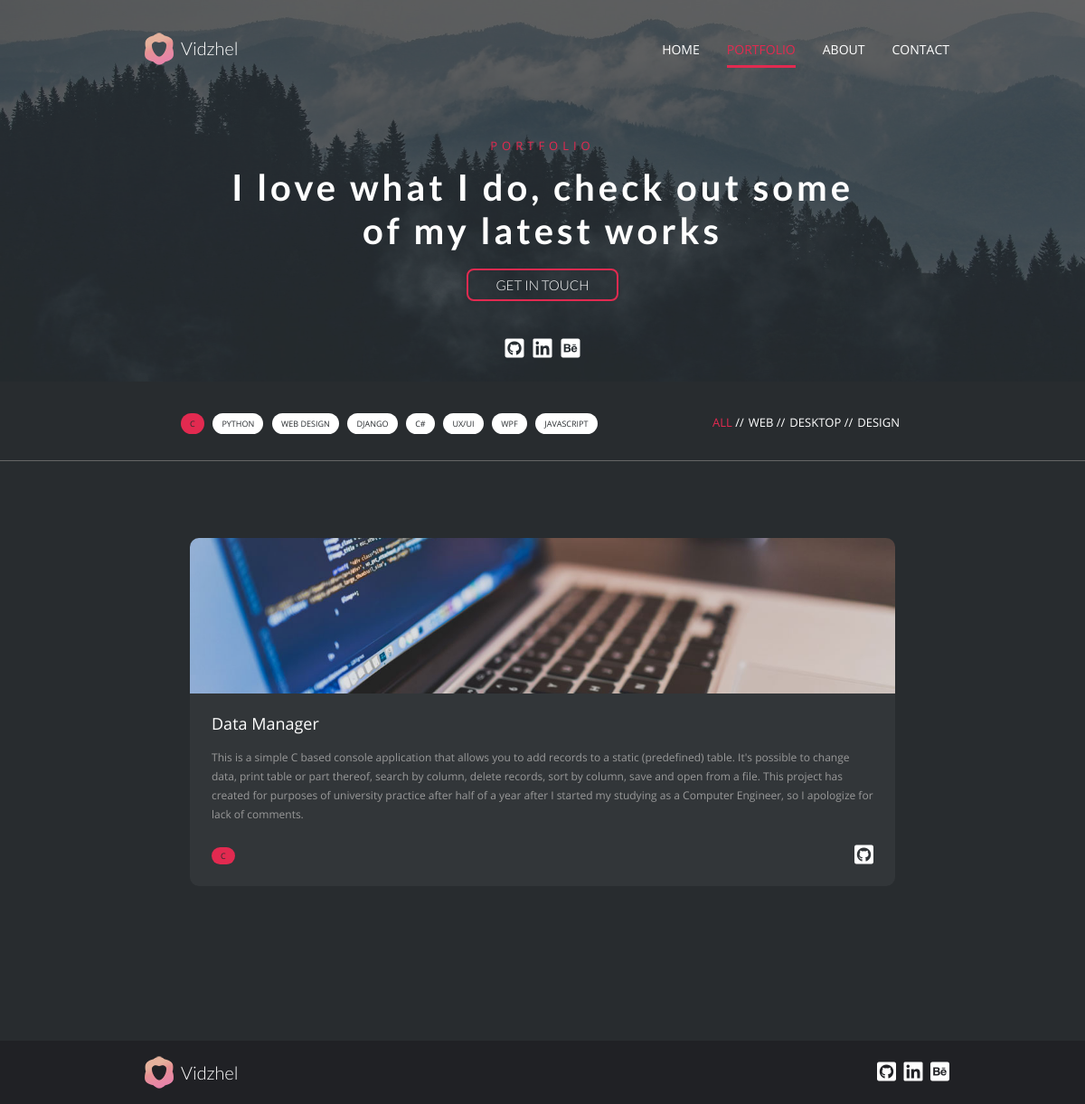
The page /portfolio/filtered?tags=C on the database its author committed.
### projects/models.py (models this page shows, shortened)
class Tag(models.Model):
    name = models.CharField(max_length=20)

class Category(models.Model):
    name = models.CharField(max_length=30)

class ProjectItem(models.Model):
    alias = models.CharField(max_length=40, primary_key=True)
    title = models.CharField(max_length=40)
    description = models.TextField()
    img = models.ImageField(
        upload_to=f"project_item/images", help_text="Select image for this project")
    upload_date = models.DateTimeField(auto_now=False, auto_now_add=True)
    in_progress = models.BooleanField(default=False,
                                      help_text="Determines if this project currently in progress")
    code_source = models.CharField(
        max_length=100, help_text="Link on this project's code source")
    categories = models.ManyToManyField(
        Category, help_text="Choose categories for this project")
    tags = models.ManyToManyField(
        Tag, help_text="Choose tags for this project")
    about = models.TextField()
    about_img = models.ImageField(
        upload_to=f"project_item/images", help_text="Select image for this section", null=True, blank=True)
    project_difficulties = models.TextField(null=True, blank=True)
    project_difficulties_img = models.ImageField(
        upload_to=f"project_item/images", help_text="Select image for this section", null=True, blank=True)
    solutions = models.TextField(null=True, blank=True)
    solutions_img = models.ImageField(
        upload_to=f"project_item/images", help_text="Select image for this section", null=True, blank=True)
    features = models.TextField(null=True, blank=True, help_text="Each item of the list splits on two parts:\n {title%content%endtitle}{items%item1;item2;item3;%enditems}")
    technologies = models.TextField(null=True, blank=True, help_text="Each item of the list splits on two parts:\n {title%content%endtitle}{items%item1;item2;item3;%enditems}")
    list_regex = re.compile(
        r"(?:{title%\s*(?P<title>.*)\s*%endtitle})\s*(?:{items%\s*(?P<items>.*;)*\s*%enditems})?\s*", re.IGNORECASE)
    class Meta:
        ordering = ["-upload_date"]

### projects/views.py (the view, shortened to what this page needs)
# urls.py: path("portfolio/", include("projects.urls")),
def projects(request, filtered=""):
    if(filtered.lower() == "filtered" and request.GET):
        request.POST = request.GET
        filtered_data = filter_projects(request)
        filtered_projects = filtered_data[0]
        activated_tag = Tag.objects.filter(
            name__iexact="".join(filtered_data[1]))
        activated_category = Tag.objects.filter(
            name__iexact="".join(filtered_data[2]))
        categories = Category.objects.all()
        tags = Tag.objects.all()
        context = {
            "categories": categories,
            "activated_tag": activated_tag,
            "activated_category": activated_category,
            "tags": tags,
            "projects": filtered_projects,
            "projects_count": filtered_data[3]
        }
        return render(request, "projects/portfolio.html", context)

### projects/templates/projects/portfolio.html (shortened to what this page needs)
{% extends 'base.html' %}
{% load static %}
{% block fixed_nav %}
        <div class="nav_wrapper">
            <div class="fixed_nav">
                <div class="anim_inner outher_container">
                    <a class="logo_link" href="{% url 'home_page' %}">
                        <div class="logo">
                            <img src="{% static 'base/images/Logo.png' %}" alt="vidzhel_logo">
                            <span class="logo_text">Vidzhel</span>
                        </div>
                    </a>
                    <nav class="main_nav">
                        <ul class="list_container">
                            <div class="list">
                                <ul>
                                    <li><a href="{% url 'home_page' %}">HOME</a></li>
                                    <li class="active"><a href="{% url 'projects_list' %}">PORTFOLIO</a></li>
                                    <li><a href="{% url 'about' %}">ABOUT</a></li>
                                    <li><a href="{% url 'home_page' %}#get_in_touch">CONTACT</a></li>
                                </ul>
                            </div>
                        </ul>
                    </nav>
                </div>
            </div>
        </div>
{% endblock fixed_nav %}
{% block content %}
<div class="parallax-window" data-z-index="1" data-speed="0.2" data-parallax="scroll"
    data-image-src="{% static 'base/images/forest.jpg' %}">
    <header class="header">
        <div class="outher_container">
            <div class="section_heading">
                <h1>PORTFOLIO</h1>
                <h2>I love what I do, check out some
                    of my latest works
                </h2>
                <div class="button"><a href="{% url 'home_page' %}#get_in_touch">Get in touch</a></div>
            </div>
            <div class="social_media">
                <a target="_blank" rel="nofollow" href="https://github.com/Vidzhel" class="hoverable"><i
                        class="fab fa-github-square fa-lg"></i></a>
                <a target="_blank" rel="nofollow" href="https://www.linkedin.com/in/vidzhel/" class="hoverable"><i
                        class="fab fa-linkedin fa-lg"></i></a>
                <a target="_blank" rel="nofollow" href="https://www.behance.net/vidzhel" class="hoverable"><i class="fab fa-behance-square fa-lg"></i></a>
            </div>
        </div>
    </header>
</div>
<div class="section_nav">
    <div class="container">
        <div class="tags_list">
            {% for tag in tags %}
                <div class="tag {% if tag.name == activated_tag.0.name %}active{% endif %}" ><a>{{tag.name}}</a></div>
            {% endfor %}
        </div>
        <div class="categories">
            <ul>
                <li><a class="category active">All</a></li>
                {% for category in categories %}
                    <li><a class="category {% if category.name == activated_category.0.name %}active{% endif %}" >{{category.name}}</a></li>
                {% endfor %}
            </ul>
        </div>
    </div>
</div>
<section class="section" style="min-height: 380px">
    <div class="container">
        <div id="projects" class="projects" data-projects_count="{{projects_count}}">
            {% for project in projects %}
                    <div class="project_item fade_in {% if project.in_progress %} in_progress {% endif %}">
                        <img
                            class="lazyload"
                            src="{% static 'base/images/placeholder.jpg' %}"
                            data-src="/media/{{project.img}}" alt="project_image"
                            >
                        <div class="project_item_content">
                            <div class="title">{{project.title}}</div>
                            <div class="summary">{{project.description}}</div>
                            <div class="bottom_line">
                                <div class="left">
                                    <div class="project_tags">
                                        {% for tag in project.tags.all  %}
                                            <div class="tag {% if tag.name == activated_tag.0.name %}active{% endif %}"><a>{{tag.name}}</a></div>
                                        {% endfor %}
                                    </div>
                                </div>
                                <div class="right">
                                    <a href="{{project.code_source}}" rel="nofollow" class="hoverable" target="_blank"><i class="fab fa-github-square fa-lg"></i></a>
                                </div>
                            </div>
                        </div>
                    </div>
                    {% endfor %}
        </div>
        {% if projects %}
            <div class="button_wrapper">
            </div>
        {% endif %}
    </div>
</section>
{% endblock content %}
{% block styles %}
    <link rel="stylesheet" href="{% static 'base/styles/css/portfolio_page.min.css' %}">
{% endblock styles %}

### templates/base.html (style rules this page uses)
body { opacity: 0; overflow-x: hidden; }
html { background-color: #282C2F; }

### rows shown on the page
Tag: name "C"
Tag: name "PYTHON"
Tag: name "WEB DESIGN"
Tag: name "DJANGO"
Tag: name "C#"
Tag: name "UX/UI"
Tag: name "WPF"
Tag: name "JAVASCRIPT"
Category: name "WEB"
Category: name "DESKTOP"
Category: name "DESIGN"
ProjectItem: img (picture), title "Data Manager", description "This is a simple C based console application that allows you to add records to a static (predefined) table. It's possible to change data, print table or part thereof, search by column, delete records, sort by column, save and open from a file. This project has created for purposes of university practice after half of a year after I started my studying as a Computer Engineer, so I apologize for lack of comments."
